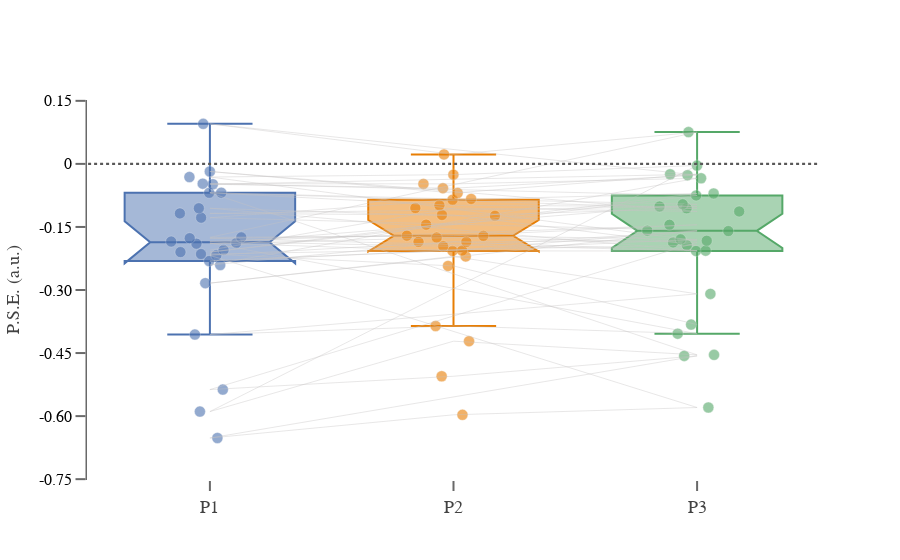

Notebook code cell kept with this figure:
### Code cell
fig = go.Figure()

fig.update_yaxes(zeroline=False, zerolinewidth=0, zerolinecolor='Black')
fig.add_shape(type="line", xref="x", yref="y", x0=-0.5, y0=0, x1=2.5, y1=0, line=dict(
                color="#595858", width=2.2, dash="dot",))

dat = log_reg_nrep
fig.add_trace(go.Scatter( #lineplot for different category
    y=dat['PSE'], x=dat['nrep'],
    line=dict(color='#C6C2C2', width=0.4)))

dat = log_reg_nrep.loc[log_reg_nrep.nrep ==0,:]
fig.add_trace(go.Box(y=dat['PSE'], x=dat['nrep'], boxpoints='all',
    marker_color = 'rgba(0.2980392156862745, 0.4470588235294118, 0.6901960784313725, 1)',
    jitter=0.6, # add some jitter for a better separation between points
    pointpos=0,
        marker=dict(color='#2A88D4', size=11, opacity=0.6, line=dict(color='#f2f2f2', width=.4)),
    notched=True, notchwidth=0.15,))

dat = log_reg_nrep.loc[log_reg_nrep.nrep ==1,:]
fig.add_trace(go.Box(y=dat['PSE'], x=dat['nrep'], boxpoints='all',
    marker_color = 'rgba(232, 126, 4, 1)', 
    jitter=0.6, # add some jitter for a better separation between points
    pointpos=0,
        marker=dict(color='#2A88D4', size=11, opacity=0.6,
        line=dict(color='#f2f2f2', width=.4)),
    notched=True, notchwidth=0.15,))

dat = log_reg_nrep.loc[log_reg_nrep.nrep ==2,:]
fig.add_trace(go.Box(y=dat['PSE'], x=dat['nrep'], boxpoints='all',
    marker_color = 'rgba(0.3333333333333333, 0.6588235294117647, 0.40784313725490196, 1)',
    jitter=0.6, # add some jitter for a better separation between points
    pointpos=0,
        marker=dict(color='#2A88D4',size=11, opacity=0.6, line=dict(color='#f2f2f2', width=.4)),
    notched=True, notchwidth=0.15,))

fig.update_layout(boxgroupgap=0)
fig.update_layout(template='plotly_white', xaxis=dict(showgrid=False),
    yaxis=dict(gridcolor='white'))

fig.update_xaxes(showline=False, linewidth=1.5, linecolor='#696969')
fig.update_yaxes(showline=True, linewidth=1.5, linecolor='#696969',
                 tickfont=dict(family='Balto, sans-serif', color='#000000', size=16))
fig.update_xaxes(tickvals = [0, 1, 2], ticktext=['P1', 'P2', 'P3'], tickangle=0, 
                 tickfont=dict(family='Balto, sans-serif', color='#424242', size=18))
fig.update_yaxes(tickvals= [-0.75,-.60, -.45,-.30,-.15, 0, .15], 
                 ticktext=['-0.75','-0.60', '-0.45','-0.30','-0.15', '0', '0.15'])
fig.update_yaxes(ticks="outside", tickwidth=2, tickcolor='#696969', ticklen=10)
fig.update_xaxes(ticks="outside", tickwidth=2, tickcolor='#696969', ticklen=10)

fig.update_yaxes(showgrid=False)
fig.update_layout(
    yaxis_title="P.S.E. (a.u.)",
    font=dict(family="Balto, sans-serif", size=15, color= "#424242"))
fig.update_traces(showlegend=False)

fig['layout']['yaxis'].update(range=[-0.752, 0.152]);

fig.show()

### Figure 1 — Plotly figure (JSON) as saved in the notebook; plotly's stock layout.template omitted (floating-point values rounded to 4 significant figures)
{"data": [{"line": {"color": "#C6C2C2", "width": 0.4}, "showlegend": false, "type": "scatter", "x": [0, 1, 2, 0, 1, 2, 0, 1, 2, 0, 1, 2, 0, 1, 2, 0, 1, 2, 0, 1, 2, 0, 1, 2, 0, 1, 2, 0, 1, 2, 0, 1, 2, 0, 1, 2, 0, 1, 2, 0, 1, 2, 0, 1, 2, 0, 1, 2, 0, 1, 2, 0, 1, 2, 0, 1, 2, 0, 1, 2, 0, 1, 2, 0, 1, 2, 0, 1, 2, 0, 1, 2, 0, 1, 2, 0, 1, 2], "y": [-0.205, -0.105, -0.1132, -0.01807, -0.06929, -0.02467, -0.04843, -0.05779, -0.02677, 0.09525, 0.02251, 0.07563, -0.1748, -0.1711, -0.1448, -0.1847, -0.1961, -0.1599, -0.2836, -0.2202, -0.3093, -0.4059, -0.3856, -0.404, -0.1881, -0.2071, -0.2072, -0.1768, -0.1707, -0.1795, -0.2311, -0.2061, -0.1588, -0.128, -0.08528, -0.07042, -0.2098, -0.1445, -0.07506, -0.04709, -0.04755, -0.03417, -0.2406, -0.1853, -0.2065, -0.1055, -0.1236, -0.1057, -0.06852, -0.08333, -0.09612, -0.1898, -0.1751, -0.1868, -0.5369, -0.5052, -0.4567, -0.6521, -0.5969, -0.5795, -0.2175, -0.1854, -0.1829, -0.03125, -0.02562, -0.003891, -0.5892, -0.4218, -0.4543, -0.06871, -0.0986, -0.1014, -0.1177, -0.1215, -0.1935, -0.2145, -0.2428, -0.3823]}, {"boxpoints": "all", "jitter": 0.6, "marker": {"color": "rgba(76, 114, 176, 1)", "line": {"color": "#f2f2f2", "width": 0.4}, "opacity": 0.6, "size": 11}, "notched": true, "notchwidth": 0.15, "pointpos": 0, "showlegend": false, "type": "box", "x": [0, 0, 0, 0, 0, 0, 0, 0, 0, 0, 0, 0, 0, 0, 0, 0, 0, 0, 0, 0, 0, 0, 0, 0, 0, 0], "y": [-0.205, -0.01807, -0.04843, 0.09525, -0.1748, -0.1847, -0.2836, -0.4059, -0.1881, -0.1768, -0.2311, -0.128, -0.2098, -0.04709, -0.2406, -0.1055, -0.06852, -0.1898, -0.5369, -0.6521, -0.2175, -0.03125, -0.5892, -0.06871, -0.1177, -0.2145]}, {"boxpoints": "all", "jitter": 0.6, "marker": {"color": "rgba(232, 126, 4, 1)", "line": {"color": "#f2f2f2", "width": 0.4}, "opacity": 0.6, "size": 11}, "notched": true, "notchwidth": 0.15, "pointpos": 0, "showlegend": false, "type": "box", "x": [1, 1, 1, 1, 1, 1, 1, 1, 1, 1, 1, 1, 1, 1, 1, 1, 1, 1, 1, 1, 1, 1, 1, 1, 1, 1], "y": [-0.105, -0.06929, -0.05779, 0.02251, -0.1711, -0.1961, -0.2202, -0.3856, -0.2071, -0.1707, -0.2061, -0.08528, -0.1445, -0.04755, -0.1853, -0.1236, -0.08333, -0.1751, -0.5052, -0.5969, -0.1854, -0.02562, -0.4218, -0.0986, -0.1215, -0.2428]}, {"boxpoints": "all", "jitter": 0.6, "marker": {"color": "rgba(85, 168, 104, 1)", "line": {"color": "#f2f2f2", "width": 0.4}, "opacity": 0.6, "size": 11}, "notched": true, "notchwidth": 0.15, "pointpos": 0, "showlegend": false, "type": "box", "x": [2, 2, 2, 2, 2, 2, 2, 2, 2, 2, 2, 2, 2, 2, 2, 2, 2, 2, 2, 2, 2, 2, 2, 2, 2, 2], "y": [-0.1132, -0.02467, -0.02677, 0.07563, -0.1448, -0.1599, -0.3093, -0.404, -0.2072, -0.1795, -0.1588, -0.07042, -0.07506, -0.03417, -0.2065, -0.1057, -0.09612, -0.1868, -0.4567, -0.5795, -0.1829, -0.003891, -0.4543, -0.1014, -0.1935, -0.3823]}], "layout": {"autosize": true, "boxgroupgap": 0, "font": {"color": "#424242", "family": "Balto, sans-serif", "size": 15}, "shapes": [{"line": {"color": "#595858", "dash": "dot", "width": 2.2}, "type": "line", "x0": -0.5, "x1": 2.5, "xref": "x", "y0": 0, "y1": 0, "yref": "y"}], "xaxis": {"autorange": true, "linecolor": "#696969", "linewidth": 1.5, "range": [-0.5027, 2.503], "showgrid": false, "showline": false, "tickangle": 0, "tickcolor": "#696969", "tickfont": {"color": "#424242", "family": "Balto, sans-serif", "size": 18}, "ticklen": 10, "ticks": "outside", "ticktext": ["P1", "P2", "P3"], "tickvals": [0, 1, 2], "tickwidth": 2, "type": "linear"}, "yaxis": {"gridcolor": "white", "linecolor": "#696969", "linewidth": 1.5, "range": [-0.752, 0.152], "showgrid": false, "showline": true, "tickcolor": "#696969", "tickfont": {"color": "#000000", "family": "Balto, sans-serif", "size": 16}, "ticklen": 10, "ticks": "outside", "ticktext": ["-0.75", "-0.60", "-0.45", "-0.30", "-0.15", "0", "0.15"], "tickvals": [-0.75, -0.6, -0.45, -0.3, -0.15, 0, 0.15], "tickwidth": 2, "title": {"text": "P.S.E. (a.u.)"}, "type": "linear", "zeroline": false, "zerolinecolor": "Black", "zerolinewidth": 0}}}
